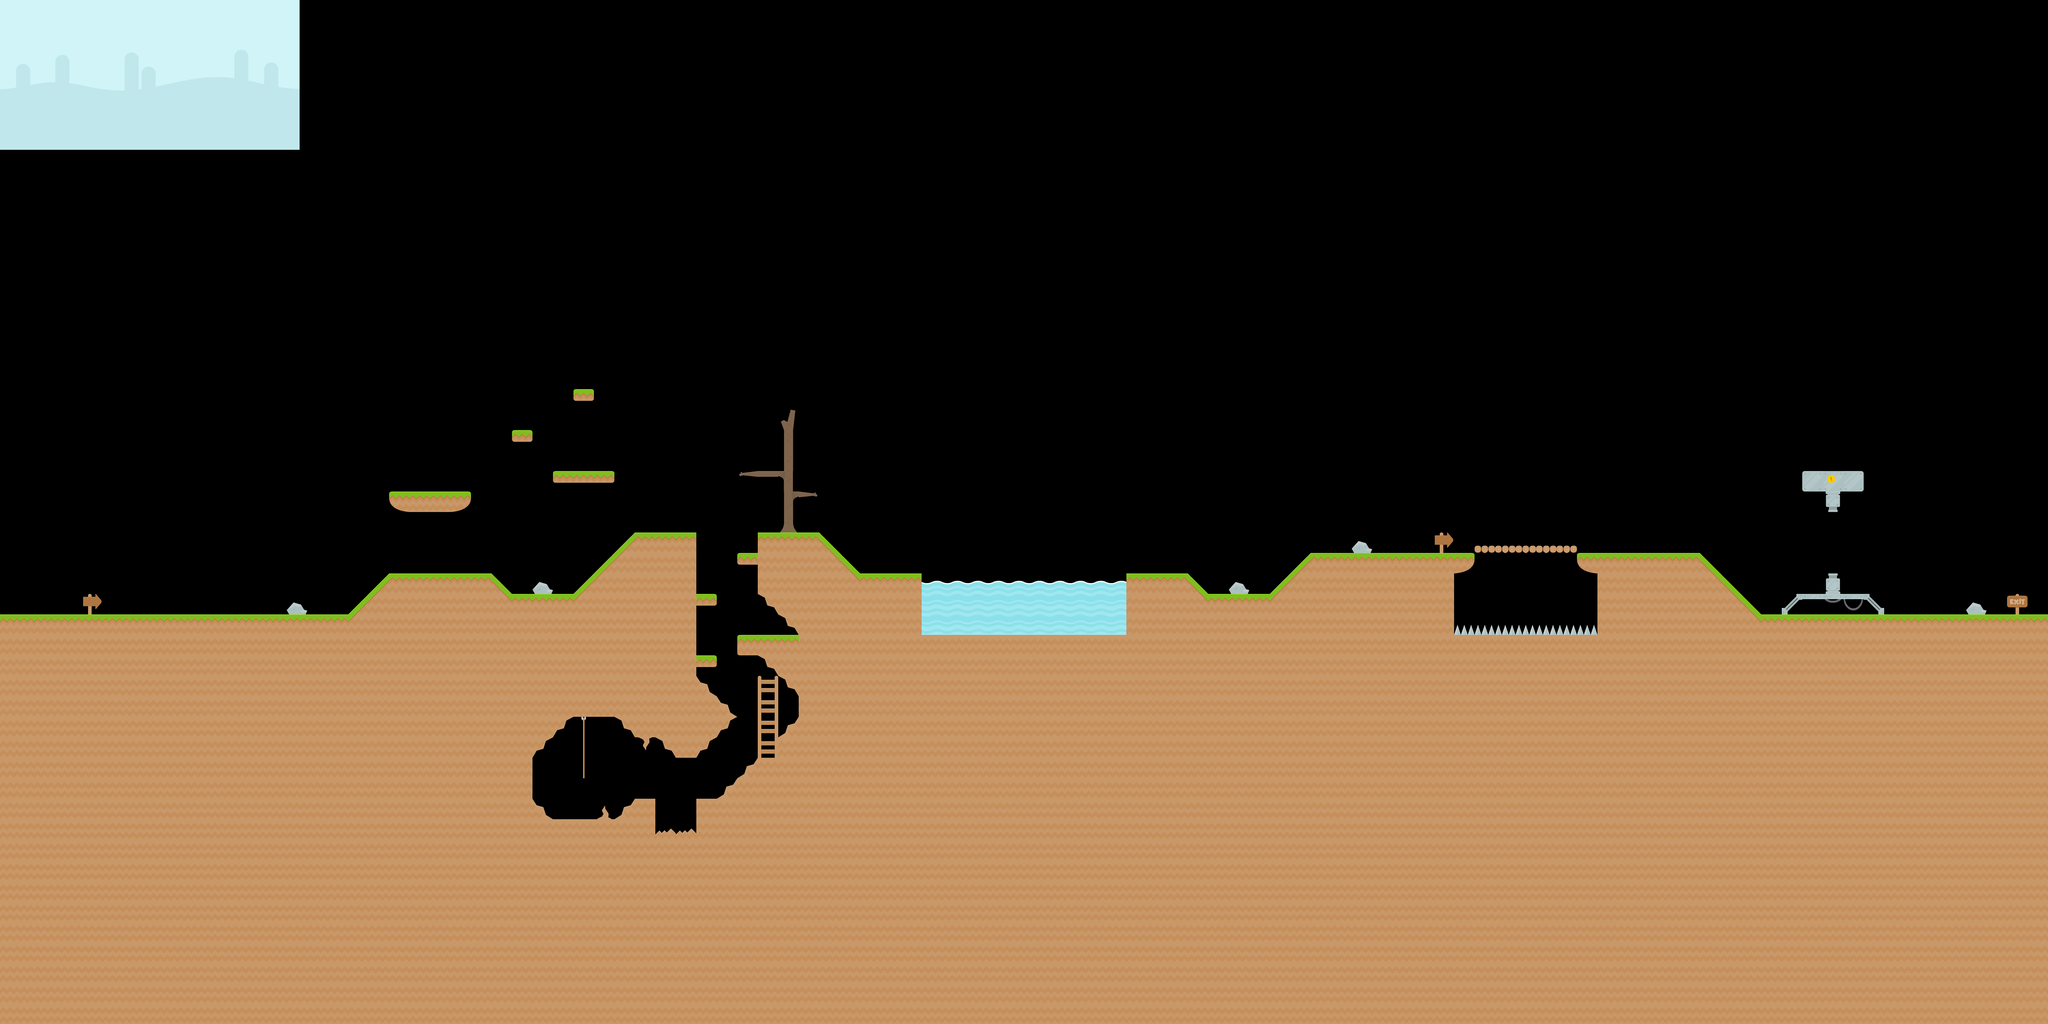

The image is a tile-based game level rendered from a .tmx file. Its description and source (layers, tilesets, objects; grid data summarised) follow:
An orthogonal 100x50 tile map with 70x70 px tiles, 2 tile layers (Layer 1, Layer 3), 6 tilesets, 1 image layer and 83 objects (55x MapCollider, 15x Coin, 3x CoinBox, 2x DeathZone, 2x Ladder, ...).

<map version="1.0" orientation="orthogonal" renderorder="left-down" width="100" height="50" tilewidth="70" tileheight="70" nextobjectid="94">
 <tileset firstgid="1" name="tiles" tilewidth="70" tileheight="70" tilecount="180" columns="10">
  <image source="../resources/tiles/tiles.png" width="700" height="1260" />
 </tileset>
 <tileset firstgid="181" name="buildings" tilewidth="70" tileheight="70" tilecount="98" columns="14">
  <image source="../resources/tiles/buildings.png" width="980" height="490" />
 </tileset>
 <tileset firstgid="279" name="candy" tilewidth="70" tileheight="70" tilecount="98" columns="14">
  <image source="../resources/tiles/candy.png" width="980" height="490" />
 </tileset>
 <tileset firstgid="377" name="miscs" tilewidth="70" tileheight="70" tilecount="98" columns="14">
  <image source="../resources/tiles/miscs.png" width="980" height="490" />
 </tileset>
 <tileset firstgid="475" name="snow" tilewidth="70" tileheight="70" tilecount="98" columns="14">
  <image source="../resources/tiles/snow.png" width="980" height="490" />
 </tileset>
 <tileset firstgid="573" name="items" tilewidth="70" tileheight="70" tilecount="56" columns="8">
  <image source="../resources/items.png" width="560" height="490" />
 </tileset>
 <imagelayer name="Layer 0">
  <image source="../resources/backgrounds/bg_grasslands.png" width="1024" height="512" />
 </imagelayer>
 <layer name="Layer 1" width="100" height="50">
  <data>[5000 cells, 2141 non-empty, 48 distinct tile ids]</data>
 </layer>
 <objectgroup name="Layer 2">
  <object id="3" name="Laser" gid="458" x="6230.33" y="1960.33" width="70" height="210" />
  <object id="6" name="LaserButton" gid="463" x="6230.33" y="1610.33" width="70" height="70" />
  <object id="7" name="DeathZone" x="4965.5" y="2126.5" width="498.5" height="23.5" />
  <object id="8" name="Water" x="3150" y="1984" width="700" height="186.667" />
  <object id="9" name="Ladder" x="1984" y="2448.67" width="22" height="210" />
  <object id="10" name="Ladder" x="2589.33" y="2308.67" width="70" height="280.667" />
  <object id="11" name="CoinBox" gid="2" x="1401" y="1541" width="70" height="70" />
  <object id="12" name="CoinBox" gid="2" x="1959" y="1191" width="70" height="70" />
  <object id="13" name="CoinBox" gid="2" x="4689" y="1750" width="70" height="70" />
  <object id="15" name="Coin" gid="599" x="701" y="2099" width="70" height="70" />
  <object id="16" name="Coin" gid="599" x="771" y="2100" width="70" height="70" />
  <object id="17" name="Coin" gid="599" x="843" y="2100" width="70" height="70" />
  <object id="18" name="Coin" gid="599" x="2033" y="2517" width="70" height="70" />
  <object id="19" name="Coin" gid="599" x="2031" y="2592" width="70" height="70" />
  <object id="20" name="Coin" gid="599" x="2033" y="2664" width="70" height="70" />
  <object id="21" name="Coin" gid="599" x="2275" y="2692" width="70" height="70" />
  <object id="22" name="Coin" gid="599" x="2588" y="2172" width="70" height="70" />
  <object id="23" name="Coin" gid="599" x="3219" y="2103" width="70" height="70" />
  <object id="24" name="Coin" gid="599" x="3357" y="2097" width="70" height="70" />
  <object id="25" name="Coin" gid="599" x="3503" y="2100" width="70" height="70" />
  <object id="26" name="Coin" gid="599" x="3638" y="2098" width="70" height="70" />
  <object id="27" name="Coin" gid="599" x="5539" y="1892" width="70" height="70" />
  <object id="28" name="Coin" gid="599" x="5599" y="1892" width="70" height="70" />
  <object id="29" name="Coin" gid="599" x="5662" y="1893" width="70" height="70" />
  <object id="30" name="Player" x="123" y="1981" width="64" height="109" />
  <object id="31" name="MapCollider" x="-12" y="2101.33" width="1229.33" height="32" />
  <object id="32" name="MapCollider" x="1330.67" y="1958.67" width="349.333" height="28" />
  <object id="33" name="MapCollider" x="1329.33" y="1680" width="280" height="68" />
  <object id="34" name="MapCollider" x="1892" y="1609.33" width="208" height="38.6667" />
  <object id="35" name="MapCollider" x="1748" y="2030.67" width="210.667" height="24" />
  <object id="36" name="MapCollider" x="2169.67" y="1819.67" width="209.667" height="26.6667" />
  <object id="37" name="MapCollider" x="2381.33" y="2028" width="68" height="42.6667" />
  <object id="38" name="MapCollider" x="2520" y="1886.67" width="69.3333" height="42.6667" />
  <object id="39" name="MapCollider" x="2520" y="2169.33" width="210.667" height="70.6667" />
  <object id="40" name="MapCollider" x="2358.33" y="1820" width="20" height="497.333" />
  <object id="41" name="MapCollider" x="2590.67" y="1820" width="18.6667" height="208" />
  <object id="42" name="MapCollider" x="2589.33" y="1818.67" width="210.667" height="24" />
  <object id="43" name="MapCollider" x="2933.33" y="1958.67" width="214.667" height="22.6667" />
  <object id="44" name="MapCollider" x="3125.33" y="1960" width="22.6667" height="217.333" />
  <object id="45" name="MapCollider" x="3124" y="2169.33" width="725.333" height="13.3333" />
  <object id="46" name="MapCollider" x="3850.67" y="1957.33" width="12" height="224" />
  <object id="47" name="MapCollider" x="3852" y="1959.33" width="209.167" height="23.3333" />
  <object id="48" name="MapCollider" x="4125.33" y="2030.67" width="217.333" height="22.6667" />
  <object id="49" name="MapCollider" x="4480" y="1889.33" width="560" height="21.3333" />
  <object id="51" name="MapCollider" x="5038.67" y="1864" width="352" height="24" />
  <object id="52" name="MapCollider" x="5389.33" y="1886.67" width="417.333" height="25.3333" />
  <object id="53" name="MapCollider" x="6014.67" y="2102.67" width="986.667" height="21.3333" />
  <object id="54" name="MapCollider" x="6160.5" y="1609.5" width="209.333" height="69.3333" />
  <object id="55" name="MapCollider" x="6239.33" y="1678.67" width="50" height="70.6667" />
  <object id="56" name="MapCollider" x="6239" y="1962.67" width="50.3333" height="69" />
  <object id="57" name="MapCollider" x="6139.33" y="2030.5" width="249.333" height="17.3333" />
  <object id="58" name="MapCollider" x="1329.33" y="1961.17" width="20.3095" height="198.209" rotation="45" />
  <object id="59" name="MapCollider" x="1680.85" y="1958.9" width="104.102" height="24.9678" rotation="45" />
  <object id="60" name="MapCollider" x="2170.85" y="1819.4" width="20.3095" height="315.589" rotation="45" />
  <object id="61" name="MapCollider" x="2801.6" y="1819.65" width="202.743" height="19.311" rotation="45" />
  <object id="62" name="MapCollider" x="4479.85" y="1888.9" width="20.3095" height="206.341" rotation="45" />
  <object id="63" name="MapCollider" x="4060.1" y="1959.65" width="110.466" height="21.0788" rotation="45" />
  <object id="64" name="MapCollider" x="5806.85" y="1886.4" width="311.284" height="19.6645" rotation="45" />
  <object id="65" name="MapCollider" x="6142.1" y="2032.65" width="20.3095" height="74.4653" rotation="45" />
  <object id="66" name="MapCollider" x="6386.85" y="2032.4" width="76.878" height="17.1897" rotation="45" />
  <object id="67" name="MapCollider" x="2371.18" y="2301.56" width="207.457" height="21.9037" rotation="45" />
  <object id="68" name="MapCollider" x="2503.85" y="2433.56" width="20.3095" height="198.209" rotation="45" />
  <object id="69" name="MapCollider" x="2604.51" y="2014.23" width="198.972" height="20.4895" rotation="45" />
  <object id="70" name="MapCollider" x="2598.51" y="2221.56" width="209.814" height="20.0181" rotation="45" />
  <object id="71" name="MapCollider" x="2733.85" y="2445.56" width="20.3095" height="410.341" rotation="45" />
  </objectgroup>
 <layer name="Layer 3" width="100" height="50">
  <data>[5000 cells, 5 non-empty, 1 distinct tile ids]</data>
 </layer>
</map>
<!-- 18 of 83 objects omitted -->
